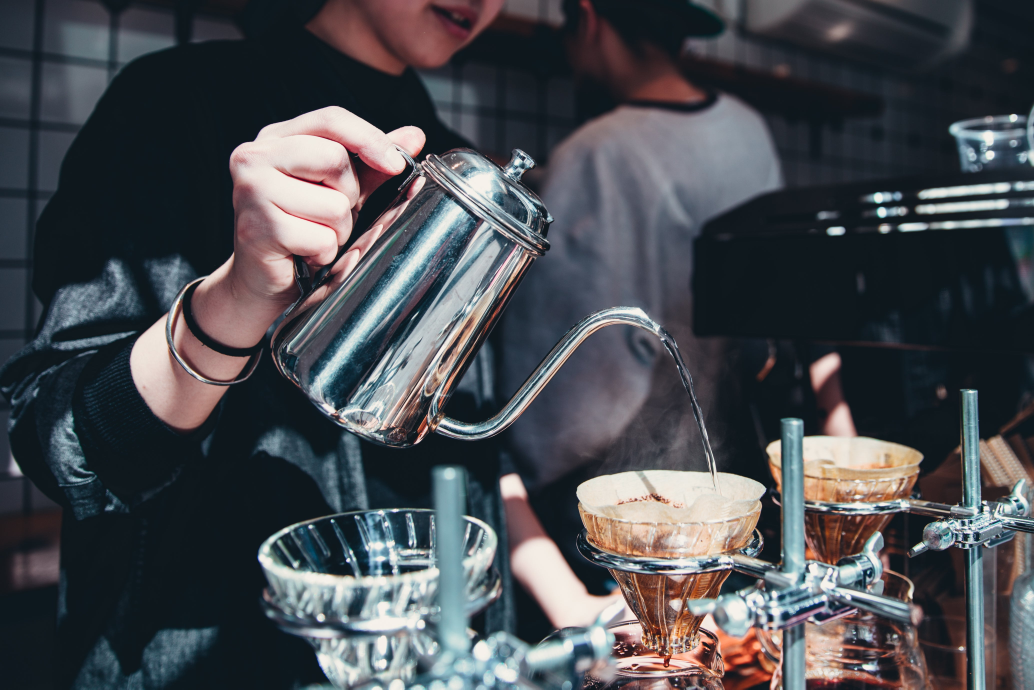
#> input picture image1.jpg, 4135 x 2757 px (shown at 1/4 size)
$ python cli.py
#> lines starting #> are read from the running program, lines starting #| are printed output that depends on the picture
### connection.py
import psycopg2
from datetime import datetime

# [13 lines of commented-out code are left out]


class TestToolDB():
    def __init__(self, dbname, user, password, host, port):
        self.dbname = dbname
        self.user = user
        self.password = password
        self.host = host
        self.port = port
        self.conn = None
        self.cur = None

    def connect(self):
        self.conn = psycopg2.connect(
            dbname=self.dbname,
            user=self.user,
            password=self.password,
            host=self.host,
            port=self.port
        )
        self.cur = self.conn.cursor()

    def disconnect(self):
        self.conn.commit()
        self.conn.close()

    def insert_data(self, sn, pre_saved_image, image, result):
        date_time_added = datetime.now()
        try:
            with self.conn.cursor() as curr:
                curr.execute("INSERT INTO image (sn, pre_saved_image, image, result, date_time_added) VALUES (%s, %s, %s, %s, %s)",
                    (sn, pre_saved_image, image, result, date_time_added)
                    )
        except psycopg2.Error as e:
            print(e)

### cli.py
import cv2
from skimage.metrics import structural_similarity as ssim
from colorama import Fore, Style
from tqdm import tqdm
import os
import pickle
import time
from connection import TestToolDB

class ImageComparator:
    def __init__(self, image1_path, cache_file='image1_cache.pkl'):
        self.image1_path = image1_path
        self.cache_file = cache_file
        self.image1_data = self.load_or_generate_image1_data()

    def load_or_generate_image1_data(self):
        if os.path.exists(self.cache_file):
            # Load cached image1 data from file
            with open(self.cache_file, 'rb') as f:
                image1_data = pickle.load(f)
        else:
            # Load image1 and convert to grayscale
            image1 = cv2.imread(self.image1_path)
#> image1 is the input picture: shape (2757, 4135, 3); mean B, G, R 80.7, 75.9, 73.3
            self.image1 = image1  # Store the loaded image
            image1_data = cv2.cvtColor(image1, cv2.COLOR_BGR2GRAY)
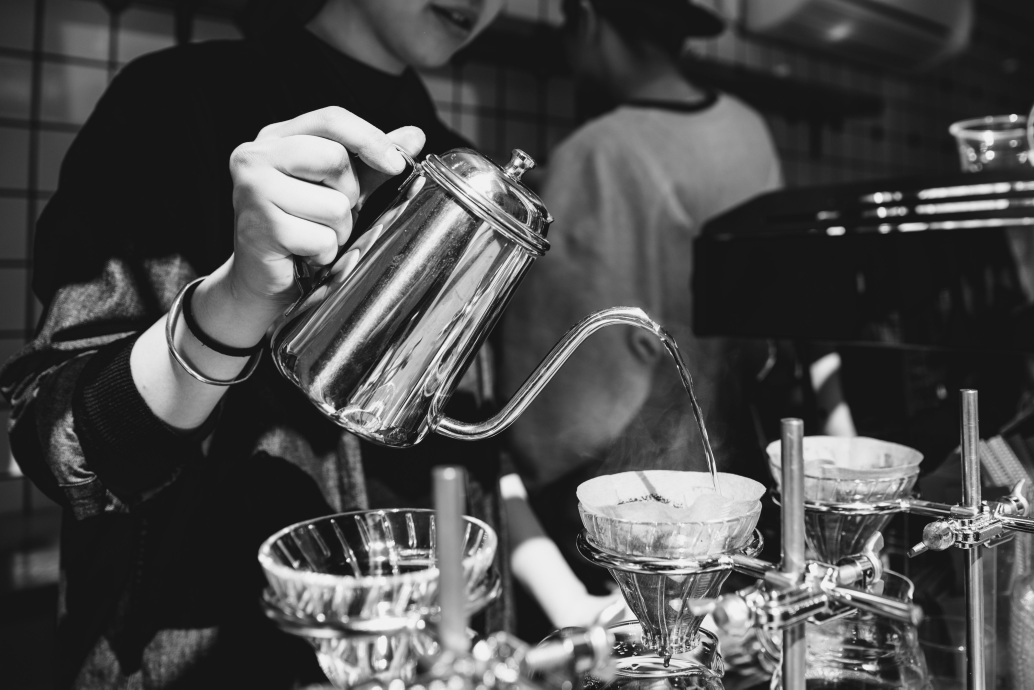
#> image1_data: shape (2757, 4135) (shown at 1/4 size); min 5, max 255, mean 75.7
            # Cache image1 data to file
            with open(self.cache_file, 'wb') as f:
                pickle.dump(image1_data, f)
        return image1_data

    def compare_images(self, image2_path):
        # Load and convert image2 to grayscale
#> called with image2_path = 'image2.jpg'
        self.image2 = cv2.imread(image2_path)
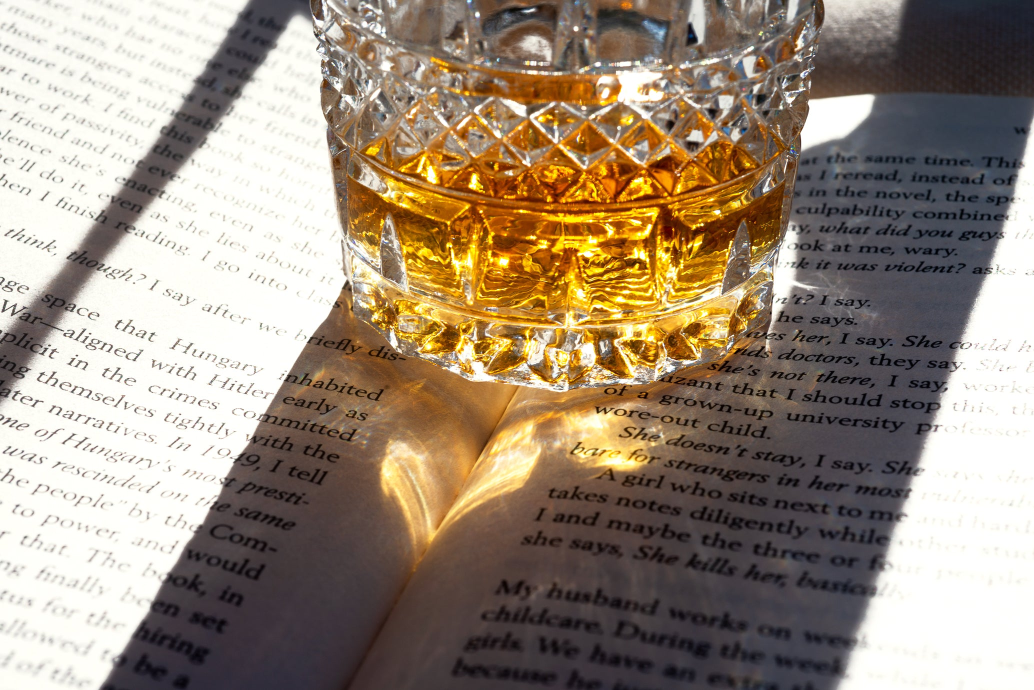
#> input picture image2.jpg, 2068 x 1380 px (shown at 1/2 size)
#> self.image2 is the input picture: shape (1380, 2068, 3); mean B, G, R 123.4, 140.5, 155.9
        gray_image2 = cv2.cvtColor(self.image2, cv2.COLOR_BGR2GRAY)
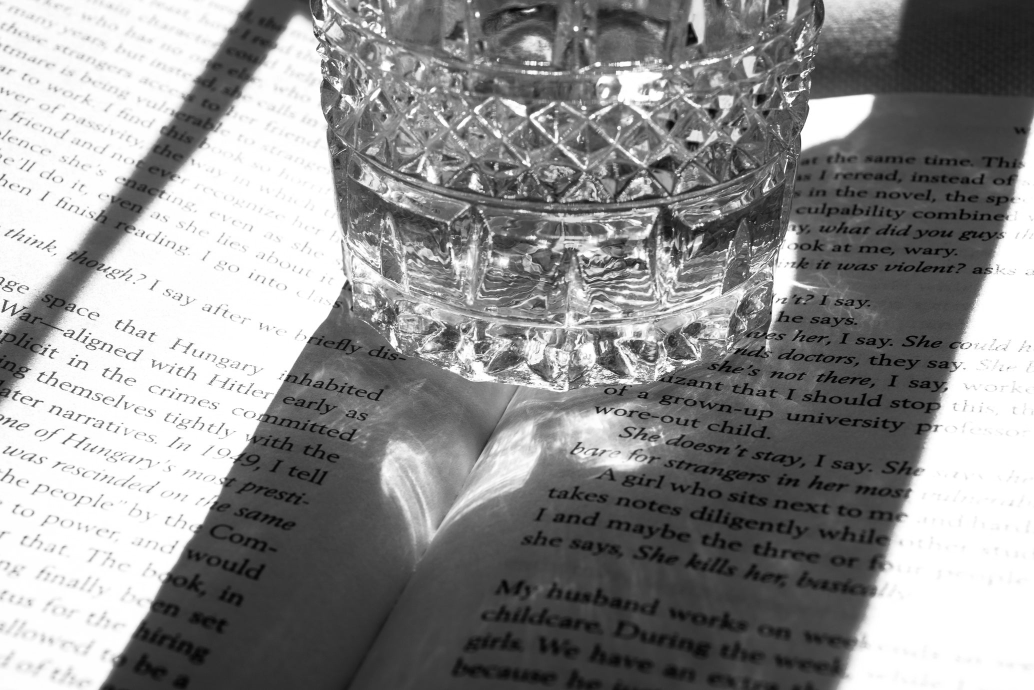
#> gray_image2: shape (1380, 2068) (shown at 1/2 size); min 0, max 255, mean 143.2

        # Resize image1 to match dimensions of image2
        image1_resized = cv2.resize(self.image1_data, (self.image2.shape[1], self.image2.shape[0]))

        # Initialize progress bar
        progress_bar = tqdm(total=3, desc="Image Comparison Progress", unit="stage")

        # Stage 1: Resize images
        progress_bar.update(1)
        # Calculate the Structural Similarity Index (SSI)
        progress_bar.update(1)
        self.ssi_score, _ = ssim(image1_resized, gray_image2, full=True)
#> self.ssi_score = 0.228
        progress_bar.update(1)
        progress_bar.close()

        return self.ssi_score

    def get_image_info(self, image):
        height, width, channels = image.shape
        return height, width, channels

    def print_result(self):
        print(Fore.CYAN + Style.BRIGHT + "Image Comparison Result:" + Style.RESET_ALL)
        print()

        print("Structural Similarity Index:", end=" ")
        if self.ssi_score >= 0.5:
            print(Fore.GREEN + Style.BRIGHT + f"{self.ssi_score:.4f}" + Style.RESET_ALL)
            print(Fore.GREEN + Style.BRIGHT + "Result: PASS" + Style.RESET_ALL)
        else:
            print(Fore.RED + Style.BRIGHT + f"{self.ssi_score:.4f}" + Style.RESET_ALL)
            print(Fore.RED + Style.BRIGHT + "Result: FAIL" + Style.RESET_ALL)

        print(Fore.YELLOW + Style.BRIGHT + "\nImage 1 Data Information:" + Style.RESET_ALL)
        print("Image 1 Data Shape:", self.image1_data.shape)

        print(Fore.YELLOW + Style.BRIGHT + "\nImage 2 Information:" + Style.RESET_ALL)
        print("Image 2 Shape:", self.image2.shape)


if __name__ == "__main__":
    start_time = time.time()
    comparator = ImageComparator('image1.jpg')
    ssi_score = comparator.compare_images('image2.jpg')
#> ssi_score = 0.228

    # Ensure that self.image1 is assigned before calling print_result
    comparator.load_or_generate_image1_data()

    # Print comparison result
    comparator.print_result()
#| [31m[1m0.2283[0m
#| Image 1 Data Shape: (2757, 4135)
#| Image 2 Shape: (1380, 2068, 3)
    db = TestToolDB(dbname='image_comparison', user='postgres', password='eslam010', host='localhost', port=5432)
    db.connect()
#> (the call stopped at in connect, `self.conn = psycopg2.connect( dbname=self.dbname, user=self.user, pass..`: psycopg2 is not available in this run)
    db.insert_data(sn='123456', pre_saved_image='image1.jpg', image='image2.jpg', result=ssi_score)
#> (the run stopped early here; a loop or call above may not have finished)
